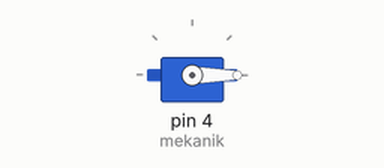
The sketch below on a simulated Arduino Uno, built with avr-gcc and run on an emulated ATmega328P. On the bench: servo.

Above: at 0.05 s.
At 20.25 s:
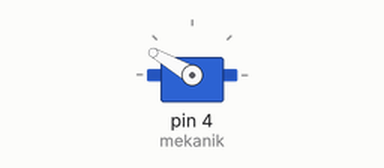
Timing chart, 0 to 26.5 s (numbered marks = the images above):
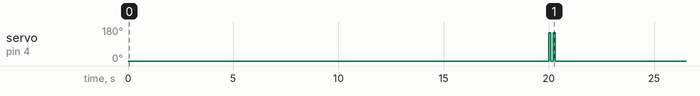

Measured:
- by itself, servo on pin 4 (mekanik): repeats every 20.4 s: 0° 0.10 s, 150° 0.10 s, 0° 20.1 s, 150° 0.10 s

The sketch:

Tes_Mekanik_Pakan_Ikan.ino
```cpp
#include <Servo.h>
Servo mekanik;

void setup() {
  mekanik.attach(4);
  mekanik.write(0);
}

void loop() {
  delay(20000);
  mekanik.write(150);
  delay(100);
  mekanik.write(0);
  delay(100);
  mekanik.write(150);
  delay(100);
  mekanik.write(0);
  delay(100);
}
```
